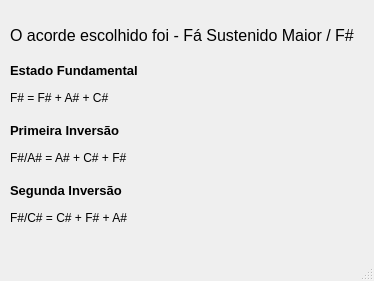
<?xml version="1.0" encoding="UTF-8"?>
<ui version="4.0">
 <class>MainWindow</class>
 <widget class="QMainWindow" name="MainWindow">
  <property name="geometry">
   <rect>
    <x>0</x>
    <y>0</y>
    <width>374</width>
    <height>281</height>
   </rect>
  </property>
  <property name="windowTitle">
   <string>MainWindow</string>
  </property>
  <widget class="QWidget" name="centralwidget">
   <widget class="QLabel" name="label">
    <property name="geometry">
     <rect>
      <x>10</x>
      <y>20</y>
      <width>351</width>
      <height>31</height>
     </rect>
    </property>
    <property name="font">
     <font>
      <pointsize>12</pointsize>
     </font>
    </property>
    <property name="text">
     <string>O acorde escolhido foi - Fá Sustenido Maior / F#</string>
    </property>
   </widget>
   <widget class="QLabel" name="label_2">
    <property name="geometry">
     <rect>
      <x>10</x>
      <y>60</y>
      <width>141</width>
      <height>21</height>
     </rect>
    </property>
    <property name="font">
     <font>
      <pointsize>10</pointsize>
      <weight>75</weight>
      <bold>true</bold>
     </font>
    </property>
    <property name="text">
     <string>Estado Fundamental</string>
    </property>
   </widget>
   <widget class="QLabel" name="label_3">
    <property name="geometry">
     <rect>
      <x>10</x>
      <y>90</y>
      <width>341</width>
      <height>16</height>
     </rect>
    </property>
    <property name="font">
     <font>
      <pointsize>9</pointsize>
     </font>
    </property>
    <property name="text">
     <string>F# = F# + A# + C#</string>
    </property>
   </widget>
   <widget class="QLabel" name="label_4">
    <property name="geometry">
     <rect>
      <x>10</x>
      <y>150</y>
      <width>351</width>
      <height>16</height>
     </rect>
    </property>
    <property name="font">
     <font>
      <pointsize>9</pointsize>
     </font>
    </property>
    <property name="text">
     <string>F#/A# = A# + C# + F#</string>
    </property>
   </widget>
   <widget class="QLabel" name="label_5">
    <property name="geometry">
     <rect>
      <x>10</x>
      <y>120</y>
      <width>141</width>
      <height>21</height>
     </rect>
    </property>
    <property name="font">
     <font>
      <pointsize>10</pointsize>
      <weight>75</weight>
      <bold>true</bold>
     </font>
    </property>
    <property name="text">
     <string>Primeira Inversão</string>
    </property>
   </widget>
   <widget class="QLabel" name="label_6">
    <property name="geometry">
     <rect>
      <x>10</x>
      <y>210</y>
      <width>351</width>
      <height>16</height>
     </rect>
    </property>
    <property name="font">
     <font>
      <pointsize>9</pointsize>
     </font>
    </property>
    <property name="text">
     <string>F#/C# = C# + F# + A#</string>
    </property>
   </widget>
   <widget class="QLabel" name="label_7">
    <property name="geometry">
     <rect>
      <x>10</x>
      <y>180</y>
      <width>141</width>
      <height>21</height>
     </rect>
    </property>
    <property name="font">
     <font>
      <pointsize>10</pointsize>
      <weight>75</weight>
      <bold>true</bold>
     </font>
    </property>
    <property name="text">
     <string>Segunda Inversão</string>
    </property>
   </widget>
  </widget>
  <widget class="QMenuBar" name="menubar">
   <property name="geometry">
    <rect>
     <x>0</x>
     <y>0</y>
     <width>374</width>
     <height>21</height>
    </rect>
   </property>
  </widget>
  <widget class="QStatusBar" name="statusbar"/>
 </widget>
 <resources/>
 <connections/>
</ui>
